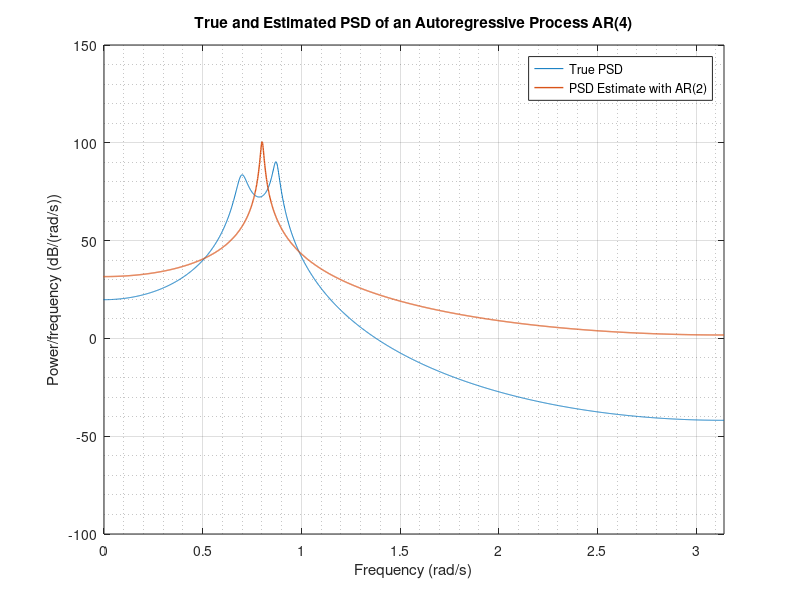
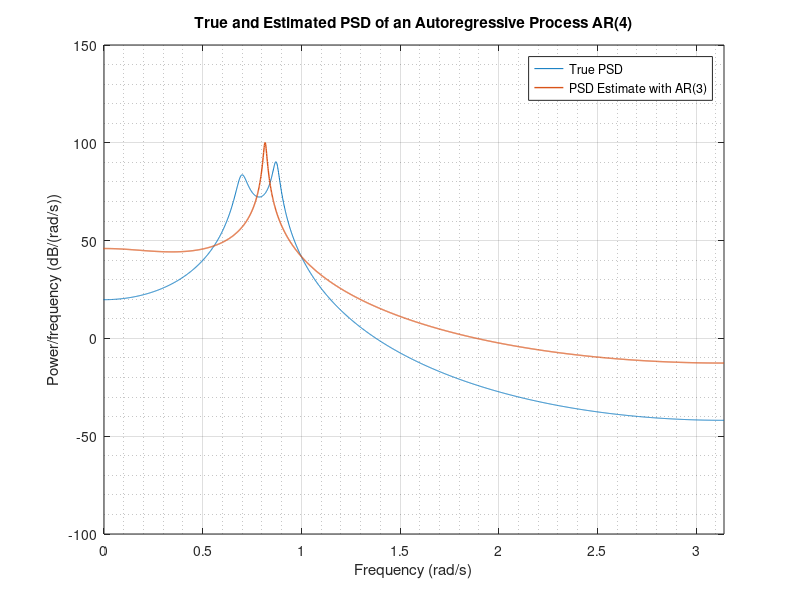
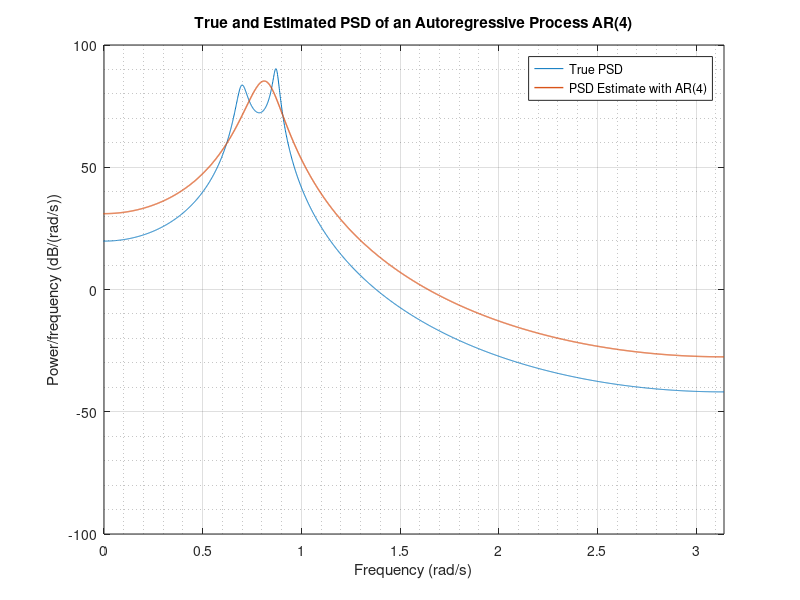
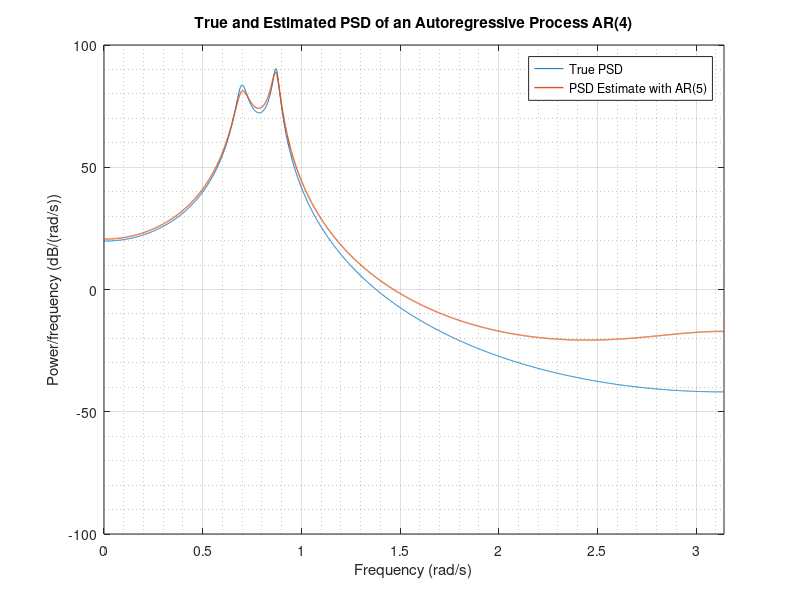

The MATLAB script that drew these images, in order:
%%% ASPMI Coursework 2019: ASSIGNMENT 1
%%% 1.4 Spectrum of Autoregressive Processes
clear all; close all; clc;  %Script initialization

%% TASK: Explore AR processes
%PARAMETERS
order = 4;                      %Order of AR process
x(1:order) = randn(1,order);    %Initial condition (random)
N = 10000;                       %Number of samples in trace generated
w = linspace(-pi, pi, N/2);     %Frequency axis for plotting the PSD

%SIGNAL GENERATION
for n = order:N-1
    x(n+1) = 2.76*x(n)-3.81*x(n-1)+2.65*x(n-2)-0.92*x(n-3)+randn;
end
x = x(500:end);                 %Crop out the TRANSIENT RESPONSE

%TRUE PSD computation
for k = 1:order
    s_v(k,:) = exp(-1*1i*k*w);  %Generate a set of BASIS EXPONENTIAL vectors (steering vectors)
end
A_true = [2.76; -3.81; 2.65; -0.92]; noise_true = 1;            %True parameters a and sigma
H_true2_sided = noise_true./(abs(1-(sum(A_true.*s_v))).^2);     %True PSD (2-sided)
H_true1s = H_true2_sided(1:N/2);                                %True PSD (1-sided)

%AR PARAMETERS ESTIMATION for different MODEL ORDERS
for p = 2:14                            %Iterate over MODEL ORDERS
    for k = 1:p
        v_exp(k,:) = exp(-1*1i*k*w);    %Generate a set of BASIS EXPONENTIAL vectors (steering vectors)
    end
    [A, noise] = aryule(x,p);           %Yule-Walker algorithm to ESTIMATE PARAMETERS a
    A = A(2:end);                       %Crop out the first coefficient (1)
    
    %PLOT TRUE PSD
    figure; plot(w, 20*log10(H_true1s)); title('True and Estimated PSD of an Autoregressive Process AR(4)'); hold on;
    xlabel('Frequency (rad/s)'); ylabel('Power/frequency (dB/(rad/s))'); xlim([0, pi]); grid on; grid minor;
    
    %Compute FILTER TRANSFER FUNCTION
    H2sided = noise./(abs(1+(sum(A'.*v_exp))).^2);  %Two-sided power spectrum estimate
    H1sided{p} = H2sided(1:N/2);                    %Single-sided power spectrum estimate
    plot(w, 20*log10(H1sided{p}), 'Linewidth', 1);  %Plot power spectrum (in dB)
    legend({'True PSD',['PSD Estimate with AR(', num2str(p), ')']});
    
    %Compute ERROR
    error(p-1) = mean(20*log10(H1sided{p}) - 20*log10(H_true1s));
    clear v_exp; clear A; clear noise;
end

%PLOT ERROR
figure; plot(2:14, error, 'Linewidth', 2); title('Evolution of the Mean Error between the True and Estimated Power Spectrum for the signal of AR(4)');
xlabel('Model order p'); ylabel('Mean Error (dB)'); xlim([1, 15]); grid on; grid minor; xlim([2 14]);